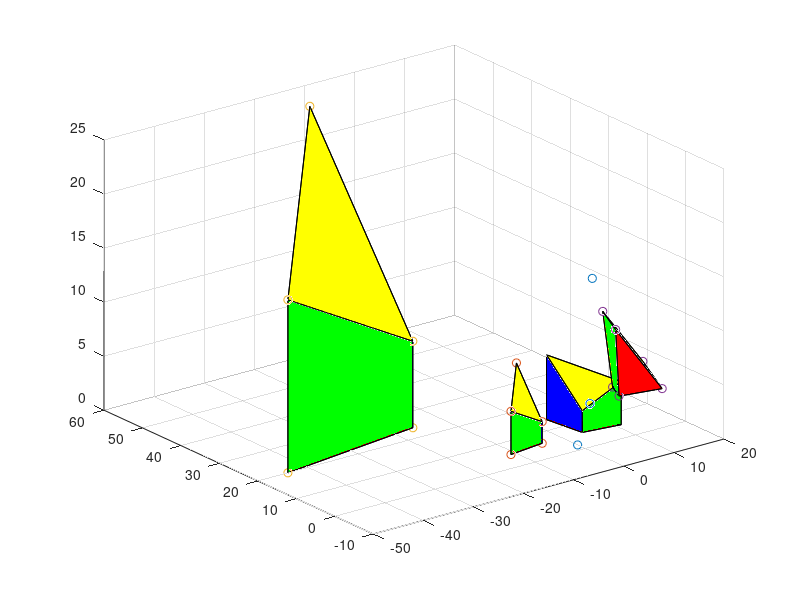

Recreate this plot in MATLAB.
p1 = [4,6,0];
p2 = [4,6,2];
p3 = [3,14,0];
p4 = [3,14,6];
p5 = [11,5,0];
p6 = [11,5,4];
P = [p1;p2;p3;p4;p5;p6];

scatter3(P(1,:),P(2,:),P(3,:))
P1 = [p1' p2' p3' p4' p5' p6'];
P1(4, :)=1;

hold on
fill3([P(1,1) P(3,1) P(5,1)],[P(1,2) P(3,2) P(5,2)],[P(1,3) P(3,3) P(5,3)],'r');
fill3([P(2,1) P(4,1) P(6,1)],[P(2,2) P(4,2) P(6,2)],[P(2,3) P(4,3) P(6,3)],'y');
fill3([P(1,1) P(2,1) P(4,1) P(3,1)],[P(1,2) P(2,2) P(4,2) P(3,2)],[P(1,3) P(2,3) P(4,3) P(3,3)],'b');
fill3([P(1,1) P(2,1) P(6,1) P(5,1)],[P(1,2) P(2,2) P(6,2) P(5,2)],[P(1,3) P(2,3) P(6,3) P(5,3)],'g');
fill3([P(3,1) P(4,1) P(6,1) P(5,1)],[P(3,2) P(4,2) P(6,2) P(5,2)],[P(3,3) P(4,3) P(6,3) P(5,3)],'k');

%b
%%Reflection yz plan
Reflection = [-1 0 0 0;
              0 1 0 0;
              0 0 1 0;
              0 0 0 1];
PRa = Reflection * P1;
PR = PRa';
scatter3(PR(:,1),PR(:,2),PR(:,3))


hold on
fill3([PR(1,1) PR(3,1) PR(5,1)],[PR(1,2) PR(3,2) PR(5,2)],[PR(1,3) PR(3,3) PR(5,3)],'r');
fill3([PR(2,1) PR(4,1) PR(6,1)],[PR(2,2) PR(4,2) PR(6,2)],[PR(2,3) PR(4,3) PR(6,3)],'y');
fill3([PR(1,1) PR(2,1) PR(4,1) PR(3,1)],[PR(1,2) PR(2,2) PR(4,2) PR(3,2)],[PR(1,3) PR(2,3) PR(4,3) PR(3,3)],'b');
fill3([PR(1,1) PR(2,1) PR(6,1) PR(5,1)],[PR(1,2) PR(2,2) PR(6,2) PR(5,2)],[PR(1,3) PR(2,3) PR(6,3) PR(5,3)],'g');
fill3([PR(3,1) PR(4,1) PR(6,1) PR(5,1)],[PR(3,2) PR(4,2) PR(6,2) PR(5,2)],[PR(3,3) PR(4,3) PR(6,3) PR(5,3)],'k');

%%Scalling
Scalling = [4 0 0 0;
            0 4 0 0;
            0 0 4 0;
            0 0 0 1];
        
P2a = Reflection * Scalling * P1;
P2 = P2a';    

scatter3(P2(:,1),P2(:,2),P2(:,3))


hold on
fill3([P2(1,1) P2(3,1) P2(5,1)],[P2(1,2) P2(3,2) P2(5,2)],[P2(1,3) P2(3,3) P2(5,3)],'r');
fill3([P2(2,1) P2(4,1) P2(6,1)],[P2(2,2) P2(4,2) P2(6,2)],[P2(2,3) P2(4,3) P2(6,3)],'y');
fill3([P2(1,1) P2(2,1) P2(4,1) P2(3,1)],[P2(1,2) P2(2,2) P2(4,2) P2(3,2)],[P2(1,3) P2(2,3) P2(4,3) P2(3,3)],'b');
fill3([P2(1,1) P2(2,1) P2(6,1) P2(5,1)],[P2(1,2) P2(2,2) P2(6,2) P2(5,2)],[P2(1,3) P2(2,3) P2(6,3) P2(5,3)],'g');
fill3([P2(3,1) P2(4,1) P2(6,1) P2(5,1)],[P2(3,2) P2(4,2) P2(6,2) P2(5,2)],[P2(3,3) P2(4,3) P2(6,3) P2(5,3)],'k');

%c
%%Rotation
theta = 120 * pi/180;
phix = 60 * pi/180;
phiy = 60 * pi/180;



n1 = cos(phix);
n2 = cos(phiy);
n3 = (1 - n1^2 -n2^2)^(1/2);


Rotation = [n1^2+(1-n1^2)*cos(theta), n1*n2*(1-cos(theta))+n3*sin(theta), n1*n3*(1-cos(theta))-n2*sin(theta), 0;
     n1*n2*(1-cos(theta))-n3*sin(theta), n2^2+(1-n2^2)*cos(theta), n2*n3*(1-cos(theta))+n1*sin(theta), 0;
     n1*n3*(1-cos(theta))+n2*sin(theta), n2*n3*(1-cos(theta))-n1*sin(theta), n3^2+(1-n3^2)*cos(theta), 0;
     0 0 0 1];   
P3a = Rotation * P1;
P3 = P3a';    
scatter3(P3(:,1),P3(:,2),P3(:,3))


hold on
fill3([P3(1,1) P3(3,1) P3(5,1)],[P3(1,2) P3(3,2) P3(5,2)],[P3(1,3) P3(3,3) P3(5,3)],'r');
fill3([P3(2,1) P3(4,1) P3(6,1)],[P3(2,2) P3(4,2) P3(6,2)],[P3(2,3) P3(4,3) P3(6,3)],'y');
fill3([P3(1,1) P3(2,1) P3(4,1) P3(3,1)],[P3(1,2) P3(2,2) P3(4,2) P3(3,2)],[P3(1,3) P3(2,3) P3(4,3) P3(3,3)],'b');
fill3([P3(1,1) P3(2,1) P3(6,1) P3(5,1)],[P3(1,2) P3(2,2) P3(6,2) P3(5,2)],[P3(1,3) P3(2,3) P3(6,3) P3(5,3)],'g');
fill3([P3(3,1) P3(4,1) P3(6,1) P3(5,1)],[P3(3,2) P3(4,2) P3(6,2) P3(5,2)],[P3(3,3) P3(4,3) P3(6,3) P3(5,3)],'k');
